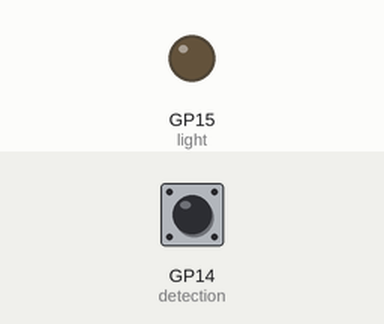
This program was run on a simulated Raspberry Pi Pico running MicroPython. Parts: output pins drawn as LEDs (lit = HIGH). The inputs (shaded band) are chosen by the test bench; at power-on: GP14 (detection) HIGH.

Above: at 1.2 s.
1.3 s: GP14 (detection) pulled LOW for 0.15 s
At 1.8 s:
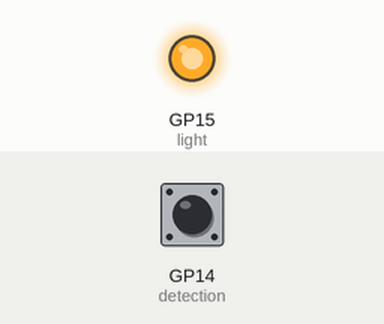
2.9 s: GP14 (detection) pulled LOW for 1 s
At 4.9 s:
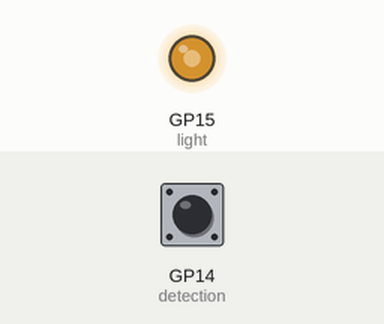
Timing chart, 0 to 12.9 s (numbered marks = the images above; inputs shaded):
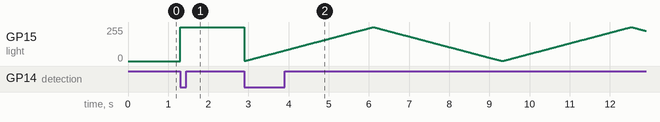

The program:

switch_mode.py
```python
from machine import Pin,PWM
from utime import sleep
#funtions
mode = 0
def toggle_mode(hi):
    #button press changes mode value
    global mode
    mode = mode + 1
    #print(mode)
    if mode >= 3:
        mode = 0


def light_on(pwm):
    pwm.duty_u16(65535)


def light_fade(pwm):
    light.value(0)
    for i in range(0, 65535):
        pwm.duty_u16(i)
        sleep(1/65535)


    for i in range(65535, 0, -1):
        pwm.duty_u16(i)
        sleep(1/65535)


#setup
light = Pin(15, Pin.OUT)
pwm = PWM(light, freq= 1000)
detection = Pin(14, Pin.IN, Pin.PULL_UP)
detection.irq(trigger= light.IRQ_FALLING, handler = toggle_mode)
#loop
while True:
    while mode == 1:
        light_on(pwm)
    while mode == 2:
        light_fade(pwm)
```

Measured:
- after the input at 1.3 s, GP15 (light): 0/255 → 255/255 at once
